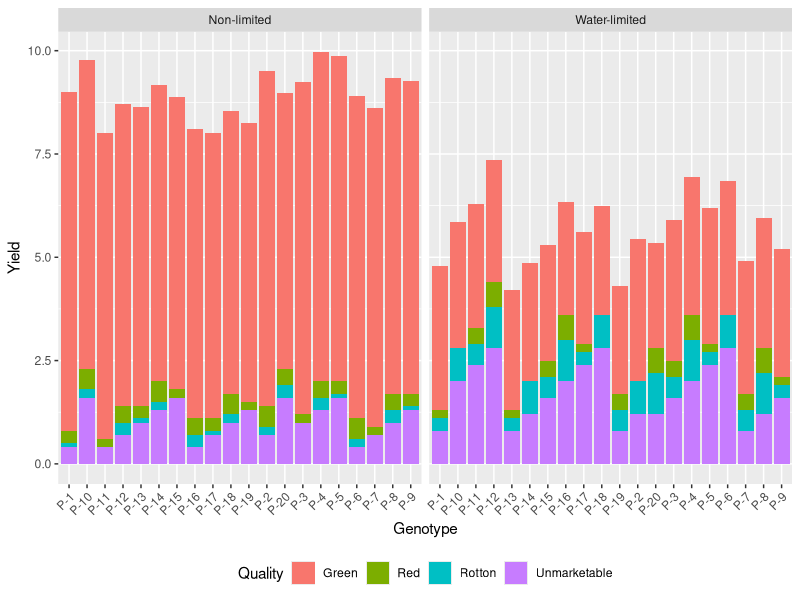

The R source for this figure:
## ---- chunk 1
knitr::opts_chunk$set(echo = TRUE)
## ---- chunk 2
library(readxl)
library(knitr)
library(tidyverse)
due_dates <- read_excel("../../../files/schedule_modules.xlsx",
                       sheet = "module_due_dates_2026")
## ---- chunk 3
module_2_due_date <- due_dates |> 
  filter(Assignment == "Module 2: Coding Fundamentals") |> 
  pull(due_date_paste)
## ---- chunk 4
library(tidyverse)
library(readxl)

peppers <- read_excel("peppers.xlsx") |> 
  rename(Rotton = BER)

peppers_tidy <- peppers |> 
  pivot_longer(cols = Green:Unmarketable,
              names_to = "Quality",
              values_to = "Yield")

peppers_tidy |> 
  ggplot(aes(x = Genotype, y =  Yield, fill = Quality)) +
  geom_col(position = "stack") +
  facet_wrap(vars(Treatment)) +
  theme(
    axis.text.x = element_text(angle = 45, hjust = 1),
    legend.position = "bottom"
  )              
## ---- chunk 5
yield <- read_excel("yield-year.xlsx")
## ---- chunk 6
knitr::kable(yield)
